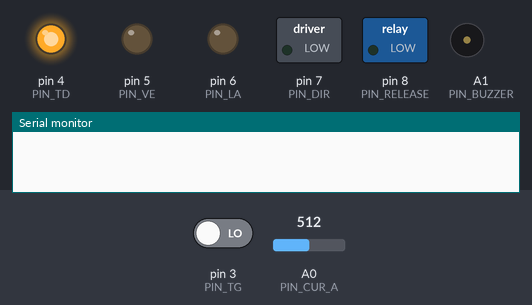
Simulated run of this sketch. Board: Arduino Uno, built with avr-gcc and run on an emulated ATmega328P. On the bench: switched loads named in the sketch (green lamp = pin HIGH), output pins drawn as LEDs (lit = HIGH), buzzer (waves = sounding, pin HIGH), the last lines printed to the serial monitor. The test bench sets the inputs (shaded band); at power-on: pin 3 (PIN_TG) LOW, A0 (PIN_CUR_A) = 512.

Above: at 0.1 s.
At 0.6 s:
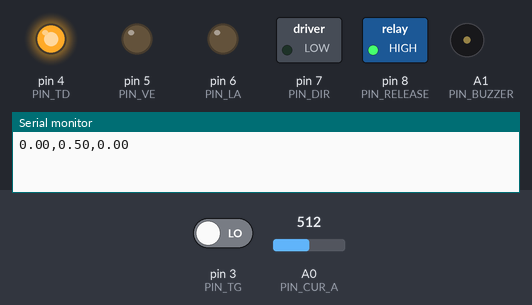
Timing chart, 0 to 3.5 s (numbered marks = the images above):
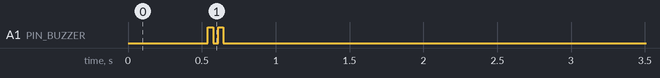

Measured:
- by itself, A1 (PIN_BUZZER): alternates HIGH for 0.03 s and LOW for 0.04 s, 4 changes in all, then stays LOW

The sketch:

BLDC_program.ino
```cpp
#include "communicate.h"
#include "utils.h"
#include "control.h"
#include "routine.h"

COMMU commu;
ROUTINE routine;
extern BEEPER_CONFIG buzzer;
extern MOTOR_STATE motor_state;
extern CONTROL motor;
void setup(){
    // This two init function set pins to safe state,
    // so they should be perform at fast as possible.
    pin_init();
    system_init();

    Serial.begin(9600);

    // Init for can bus module
    commu_init(&commu);
    // Init for motor control parameters
    control_init(&motor);
    // Init for routine(Including report infomation)
    routine_init(&routine);

    // Enable control update ISR
    ISR_enable();

    // Buzzer setting
    utils_beep_init(&buzzer, PIN_BUZZER);
    utils_beep_set(&buzzer, 1, 35, 2);
    motor_key(true, CONF_MOTOR_CW);
}

void loop(){
    // Handle command from communication device
    command_process(&routine, &commu);
    //motor_test(CONTROL_CURRENT);

    // Send velocity infomation back to Center Controller
    motor_info_report(&routine, &commu, &motor_state);

    utils_beep_update(&buzzer);

    // Send debug message
    debug_msg();
}

void motor_test(CONTROL_MODE mode){
    if (mode == CONTROL_CURRENT){
        motor_key(true, CONF_MOTOR_CW);
        control_set_mode(&motor, CONTROL_CURRENT);

        for(float i=0; i<0.6; i+=0.01){
            PIDsetTarget( &(motor.pid_current), i );
            delay(20);
        }
        delay(3000);
        for(float i=0.6; i>0; i-=0.01){
            PIDsetTarget( &(motor.pid_current), i );
            delay(20);
        }
    }
    else if(mode == CONTROL_VELOCITY){
        motor_key(true, CONF_MOTOR_CW);
        for(float i=0; i<25; i+=0.1){
            PIDsetTarget( &(motor.pid_velocity), i );
            delay(2);
        }
        delay(5000);
        for(float i=25; i>0; i-=0.1){
            PIDsetTarget( &(motor.pid_velocity), i );
            delay(2);
        }
    }
    motor_key(false, CONF_MOTOR_CW);
    delay(1000);
}
```

communicate.cpp
```cpp
#include "communicate.h"

#include "Arduino.h"
#include <SPI.h>
#include <mcp2515.h>
#include "definitions.h"

MCP2515 mcp2515(CONF_PIN_CS);

void commu_init(COMMU* const commu){
    // Setup Serial
    #ifdef COMMUNICATE_SERAIL
    Serial.begin(9600);
    commu->start_index = 0;
    commu->end_index = 0;
    #endif
    // Setup CAN BUS
    #ifdef COMMUNICATE_CANBUS
    mcp2515.reset();
    mcp2515.setFilter(MCP2515::RXF0, false, CONF_CENTRAL_CONTROLLER_ID);
    mcp2515.setBitrate(CAN_1000KBPS, MCP_8MHZ);
    mcp2515.setNormalMode();
    #endif
}

/* Detect if there is message coming. */
bool commu_available(COMMU* const commu){
    #ifdef COMMUNICATE_SERAIL
    if(Serial.available()){
        char input = Serial.read();
        if (input == '\n' || input == '\r') return false;
        commu->buffer[commu->end_index] = input;
        commu->end_index = next_index(commu->end_index);
        if(input == STOP_CHAR) return true;
    }
    #endif

    #ifdef COMMUNICATE_CANBUS
    if (mcp2515.readMessage(&(commu->can_msg_reci)) == MCP2515::ERROR_OK){
        return true;
    }
    #endif

    return false;
}

void commu_read(COMMU* const commu, COMMAND* const cmd){
    #ifdef COMMUNICATE_SERAIL
    cmd->mode = commu->buffer[commu->start_index];
    cmd->data.ivalue = 0;
    for (   commu->start_index=next_index(commu->start_index);
            commu->buffer[commu->start_index]!=STOP_CHAR;
            commu->start_index=next_index(commu->start_index)){
        cmd->data.ivalue = 10* cmd->data.ivalue + (commu->buffer[commu->start_index]-'0');
    }
    commu->start_index=next_index(commu->start_index);
    #endif

    #ifdef COMMUNICATE_CANBUS
    uint8_t filter = commu->can_msg_reci.can_id % CONF_ID_OFFSET;
    uint8_t mask = commu->can_msg_reci.can_id >> CONF_ID_OFFSET;
    if (mask == CONF_MOTOR_DRIVER_ID){
        switch(filter){
            case CONF_MODE_CURRENT:
                cmd->mode = CONF_MODE_CURRENT;
                for (int i=0; i<commu->can_msg_reci.can_dlc; i++)
                    cmd->current.array[i] = commu->can_msg_reci.data[i];
                break;
            case CONF_MODE_VELOCITY:
                cmd->mode = CONF_MODE_VELOCITY;
                for (int i=0; i<commu->can_msg_reci.can_dlc; i++)
                    cmd->velocity.array[i] = commu->can_msg_reci.data[i];
                break;
            case CONF_MODE_STOP:
                cmd->mode = CONF_MODE_STOP;
                for (int i=0; i<commu->can_msg_reci.can_dlc; i++)
                    cmd->state.array[i] = commu->can_msg_reci.data[i];
                break;
            case CONF_TERMINATE_ID:
                break;
        }
    }
    #endif
}

#ifdef COMMUNICATE_CANBUS
void commu_send(COMMU* const commu, uint8_t id, COMMU_DATA* const data){
    #ifdef COMMUNICATE_CANBUS
    commu->can_msg_tran.can_id = (CONF_MOTOR_DRIVER_ID<<CONF_ID_OFFSET) + id;
    commu->can_msg_tran.can_dlc = CAN_DATA_LEN;

    for (int i=0; i<CAN_DATA_LEN; i++)
        commu->can_msg_tran.data[i] = data->array[i];
    mcp2515.sendMessage(&(commu->can_msg_tran));
    #endif
}
#endif

void commu_debug(COMMU* const commu, COMMAND *cmd){
    #ifdef COMMUNICATE_SERAIL
    /*
    for (int i=0; i<BUFFER_LENGTH; i++){
        Serial.print(commu->buffer[i]);
        Serial.print(", ");
    }
    Serial.print("\nStart= ");
    Serial.println(commu->start_index);
    Serial.print("End= ");
    Serial.println(commu->end_index);
    */
    Serial.print("Mode=");
    Serial.print(cmd->mode);
    Serial.print(", Data=");
    Serial.println(cmd->data.fvalue);
    #endif
}
```

communicate.h
```cpp
#ifndef COMMUNICATE_H
#define COMMUNICATE_H

#include <Arduino.h>

#include <SPI.h>
#include <mcp2515.h>
#include "definitions.h"

//#define COMMUNICATE_SERAIL
#define COMMUNICATE_CANBUS
#define STOP_CHAR ';'
#define BUFFER_LENGTH 10
#define CAN_DATA_LEN 4      // Not include 'mode' byte

#define next_index(a) ((a) + 1)%BUFFER_LENGTH

typedef struct{
    #ifdef COMMUNICATE_CANBUS
    struct can_frame can_msg_reci;
    struct can_frame can_msg_tran;
    #endif

    #ifdef COMMUNICATE_SERAIL
    uint16_t start_index;
    uint16_t end_index;
    char buffer[BUFFER_LENGTH];
    #endif
} COMMU;

typedef union{
    byte array[CAN_DATA_LEN];
    double fvalue;  // 4 bytes
    long ivalue;    // 4 bytes
} COMMU_DATA;

typedef struct{
    COMMU_DATA velocity;
    COMMU_DATA current;
    COMMU_DATA state;
    uint8_t mode;
} COMMAND;

void commu_init(COMMU* const commu);
void commu_read(COMMU* const commu, COMMAND* const cmd);
void commu_send(COMMU* const commu, uint8_t id, COMMU_DATA* const data);
bool commu_available(COMMU* const commu);
void commu_debug(COMMU* const commu);

#endif
```

control.cpp
```cpp
#include "control.h"
#include "definitions.h"
#include "utils.h"
#include "pid_control.h"
#include "encoder.h"
#include "Arduino.h"

volatile CONTROL motor;
volatile BEEPER_CONFIG buzzer;
volatile MOTOR_STATE motor_state;

void control_init(volatile CONTROL *ctrl){
    //double KP, double KI, double KD, double DT, double upper, double lower, double Decay
    //PID_init(&(ctrl->pid_velocity), 3, 0, 0, CONF_ENCODER_TS, CONF_CURRENT_LIM, -1*CONF_CURRENT_LIM, 0.9);
    //PID_init(&(ctrl->pid_velocity), 5, 10, 0, CONF_CONTROL_CURRENT_DT, CONF_PWM_LIM, -1*CONF_PWM_LIM, 0.9);
    //PID_init(&(ctrl->pid_velocity), 0.01, 0.001, 0, CONF_CONTROL_CURRENT_DT, CONF_PWM_LIM, -1*CONF_PWM_LIM, 0.9);
    ctrl->mode = CONTROL_CURRENT;
    PID_init(&(ctrl->pid_velocity), 0.01, 0.015, 0, CONF_CONTROL_CURRENT_DT, CONF_PWM_LIM, -1*CONF_PWM_LIM, 0.9);
    PID_init(&(ctrl->pid_current),  80, 2, 0, CONF_CONTROL_CURRENT_DT, CONF_PWM_LIM, -1*CONF_PWM_LIM, 0.9);
    ctrl->current_integrator = 0;
    ctrl->current_limitator = 0;
    encoder_init(&(ctrl->enc));
    ctrl->current_counter = 0;
    ctrl->velocity_counter = 0;
}

void control_set_mode(volatile CONTROL *ctrl, CONTROL_MODE mode){
    if (ctrl->mode == mode) return;
    switch (mode){
    case CONTROL_VELOCITY:
        motor_key(true, CONF_MOTOR_CW);
        control_set_current(0);
        PID_reset(&(motor.pid_current));
        break;
    case CONTROL_CURRENT:
        motor_key(true, CONF_MOTOR_CW);
        control_set_speed(0);
        PID_reset(&(motor.pid_velocity));
        break;
    default:
        motor_key(false, CONF_MOTOR_CW);
        control_set_current(0);
        control_set_speed(0);
        PID_reset(&(motor.pid_current));
        PID_reset(&(motor.pid_velocity));
        break;
    }
    ctrl->mode = mode;
}

void control_set_speed(double velocity){
    PIDsetTarget(&(motor.pid_velocity), velocity);
}

void control_set_current(double current){
    PIDsetTarget(&(motor.pid_current), current);
}

void ISR_enable(){
    TCCR2A = 0;
    TCCR2B = 0;
    TCCR2B |= (1<<WGM22);               // CTC mode; Clear Timer on Compare
    TCCR2B |= (1<<CS20) | (1<<CS21);    // Prescaler == 64
    TIMSK2 |= (1 << OCIE2A);            // enable CTC for TIMER1_COMPA_vect
    TCNT2 = 0;
    OCR2A = 125;    // Generate 2kHz ISR event
}

void ISR_disable(){
    TCCR2A = 0;
    TCCR2B = 0;
}

ISR(TIMER2_COMPA_vect){
    encoder_sampling(&(motor.enc));
    motor_state.current = read_current();
    motor_state.velocity = encoder_speed_mt(&(motor.enc));

    if (motor.mode == CONTROL_NONE){
        motor.current_counter = 0;
        motor.velocity_counter = 0;
    }
    // Current control
    else if (motor.mode == CONTROL_CURRENT
        && motor.current_counter > CONF_CONTROL_CURRENT_COUNT){
        motor.current_integrator = PID_update( &(motor.pid_current), motor_state.current );
        motor.current_integrator = constrain(motor.current_integrator, 0, 250);
        /*motor.current_limitator = constrain(CONF_CURRENT_LIM_PARA_A * now_current + CONF_CURRENT_LIM_PARA_B, 0, 1);
        motor.current_integrator *= motor.current_limitator;*/
        write_motor(motor.current_integrator);
        motor.current_counter = 0;
    }
    // Velocity control
    else if (motor.mode == CONTROL_VELOCITY
        && motor.velocity_counter > CONF_CONTROL_VELOCITY_COUNT){
        motor.current_integrator += PID_update( &(motor.pid_velocity), motor_state.velocity );
        motor.current_integrator = constrain(motor.current_integrator, 0, 250);
        //motor.current_limitator = constrain(CONF_CURRENT_LIM_PARA_A * now_current + CONF_CURRENT_LIM_PARA_B, 0, 1);
        //motor.current_integrator *= motor.current_limitator;
        write_motor(motor.current_integrator);
        motor.velocity_counter = 0;
    }
    motor_state.pwm_cmd = motor.current_integrator;
    //double CMD_velocity = PID_update( &(motor.pid_velocity), encoder_speed_mt(&(motor.enc)) );
    //PIDsetTarget( &(motor.pid_current), CMD_velocity );
    motor.current_counter++;
    motor.velocity_counter++;
}
```

control.h
```cpp
#ifndef CONTROL_H
#define CONTROL_H

#include "definitions.h"
#include "utils.h"
#include "pid_control.h"
#include "encoder.h"

typedef enum {
    CONTROL_NONE=0,
    CONTROL_VELOCITY,
    CONTROL_CURRENT
}CONTROL_MODE;

typedef struct{
    volatile CONTROL_MODE mode;
    volatile PID_STRUCT pid_velocity;
    volatile PID_STRUCT pid_current;
    volatile double current_integrator;
    volatile double current_limitator;
    volatile ENCODER enc;
    volatile uint16_t current_counter;
    volatile uint16_t velocity_counter;
} CONTROL;

typedef struct{
    volatile double velocity;
    volatile double current;
    volatile double pwm_cmd;
} MOTOR_STATE;

void control_init(volatile CONTROL *ctrl);
void control_set_mode(volatile CONTROL *ctrl, CONTROL_MODE mode);
void control_set_speed(double velocity);
void control_set_current(double current);
void ISR_enable();
void ISR_disable();

#endif
```

definitions.h
```cpp
#ifndef DEF_H
#define DEF_H

/* ---- OUTPUT ---- */
#define PIN_LA 6
#define PIN_VE 5
#define PIN_TD 4
#define PIN_DIR 7
#define PIN_RELEASE 8
#define PIN_BUZZER A1

/* ---- INPUT ---- */
#define PIN_REV 2
#define PIN_TG 3
#define PIN_A A2
#define PIN_B A3
#define PIN_Z A5
#define PIN_CUR_A A0
#define PIN_CUR_B A4

/* ---- CONFIGURATION ---- */
#define CONF_DEAD_TIME true      // true for 3.8 us, false for 2.6 us
#define CONF_MOTOT_DIR true      // inverse motor direction
#define CONF_LEAD_ANGLE 0        // range from 0 to 58 degree
#define CONF_MOTOR_CW true
#define CONF_MOTOR_CCW false

//#define CONF_PID_D_ENABLE

#define CONF_PWM_LIM 150    // upper and lower bound of velocity pwm out
#define CONF_VELOCITY_RATIO      // omega = ratio * encoder
#define CONF_OMEGA_LIM 1000      // motor angular velocity limit

#define CONF_CURRENT_RATIO 1     // current(A) = ratio * analog read
#define CONF_CURRENT_FILTER_DECAY 0.9
#define CONF_CURRENT_BASELINE 509   // Value for zero current

#define CONF_CURRENT_THRESHOLD 0.01     // If current lower than this, shut it down
#define CONF_VELOCITY_THRESHOLD 0.01    // If velocity lower than this, shut it down

#define CONF_CURRENT_LIM 0.5
#define CONF_CURRENT_LIM_START 1    // current limit in ampere
#define CONF_CURRENT_LIM_END 1.5      // current limit in ampere
#define CONF_CURRENT_LIM_PARA_A -2    // Use a line to generate a 0~1 decay number
#define CONF_CURRENT_LIM_PARA_B 3     // A=-5=-1/(0.6-0.4), B=3=-A*0.6

#define CONF_ENCODER_RESOLUTION 50.0    // 0.05 rotation/step * 1000 s/ms
#define CONF_ENCODER_TP 0.5      // 500 us, sampling with 2kHz
#define CONF_ENCODER_TS 100      // 50 ms, approximate speed with 10Hz
#define CONF_ENCODER_TS_COUNT 200// 100 ms / 500 us, approximate speed with 10Hz

#define CONF_CONTROL_CURRENT_DT  1   // current feedback loop 1 ms
#define CONF_CONTROL_CURRENT_COUNT  2  // 2 * 500 us = 1 ms
#define CONF_CONTROL_VELOCITY_DT  1  // velocity feedback loop 1 ms
#define CONF_CONTROL_VELOCITY_COUNT 2  // 2 * 500 us = 1 ms

/* ---- CAN COMMUNICATION ---- */
#define CONF_ID_OFFSET 4

#define CONF_MODE_CURRENT 0   // current, drive motor to specific current
#define CONF_MODE_VELOCITY 1  // velocity, drive motor to specific speed
#define CONF_MODE_STOP  2   // stop, stop and release motor
#define CONF_TERMINATE_ID 3

typedef enum {MOTOR_RESET=0, MOTOR_STANBY} DRIVER_STATE;

/* ---- CAN BUS SPI ---- */
#define CONF_CENTRAL_CONTROLLER_ID 1
#define CONF_MOTOR_DRIVER_ID 2
#define CONF_NAVIGATOR_ID 3
#define CONF_PIN_CS 10

/* Routine configurateion */
#define CONF_REPORT_INTERVAL 5 // ms
#define CONF_DEBUG_REPORT_INTERVAL 100  // ms
#endif
```

encoder.cpp
```cpp
#include "encoder.h"
#include "Arduino.h"
#include "definitions.h"
#include "utils.h"

void encoder_init(volatile ENCODER* enc){
    enc->position = 0;
    enc->speed = 0;
    enc->step_counter = 0;
}

/* Encoder update frequency = 2kHz */

void encoder_sampling(volatile ENCODER* enc){
    static bool pre_state = false;
    static bool now_state = false;
    now_state = digitalRead(PIN_TG);
    if ( now_state != pre_state ){
    //if ( pre_state == false && now_state == true ){
        enc->position += 1;
        /*
        if ( digitalRead(PIN_REV) == CONF_MOTOT_DIR )
            enc->position += 1;
        else
            enc->position -= 1;
        */
        pre_state = now_state;
        if ( enc->step_counter > CONF_ENCODER_TS_COUNT ){
            // Already a Ts (100ms)
            enc->speed = CONF_ENCODER_RESOLUTION * enc->position / (CONF_ENCODER_TP * enc->step_counter);
            enc->step_counter = 0;
            enc->position = 0;
        }
    }
    if (enc->step_counter < 8000)
        enc->step_counter++;
}

double encoder_speed_mt(volatile ENCODER* enc){
    static double filter = 0.5;
    // speed = [rotation / s]
    if ( enc->step_counter > CONF_ENCODER_TS_COUNT ){
        enc->speed = CONF_ENCODER_RESOLUTION * enc->position / (CONF_ENCODER_TP * enc->step_counter);
    //if ( fabs(enc->speed)<10*filter )
        filter = filter * 0.9 + enc->speed * 0.1;
    }
    return filter;
}
```

encoder.h
```cpp
#ifndef ENCODER_H
#define ENCODER_H
#include "utils.h"

typedef struct{
    int32_t position;
    uint16_t step_counter;
    double speed;
} ENCODER;

void encoder_init(volatile ENCODER* enc);

/* Encoder sampling updater, calculate absolute position
 * , excute this function with timer ISR */
void encoder_sampling(volatile ENCODER* enc);

/* Approximate speed with M/T method */
double encoder_speed_mt(volatile ENCODER* enc);
#endif
```

pid_control.cpp
```cpp
#include "pid_control.h"

double inline boundLimit(double input, const double upper, const double lower){
  return ( input > upper ) ? upper : (( input < lower ) ? lower : input);
}

int16_t inline boundLimitInt(int16_t input, const int16_t upper, const int16_t lower){
  return ( input > upper ) ? upper : (( input < lower ) ? lower : input);
}

void PIDsetTarget(volatile PID_STRUCT *pid_t, double target){
  pid_t->cmd = target;
}

void PID_init(volatile PID_STRUCT *pid_t, double KP, double KI, double KD, double DT, double upper, double lower, double Decay){
  pid_t->kp = KP;
  pid_t->ki = KI;
  pid_t->kd = KD;
  pid_t->dt = DT;             // In millisecond
  pid_t->decayRatio = Decay;  // 0~1
  pid_t->upperBound = upper;
  pid_t->lowerBound = lower;
  pid_t->intergral  = 0;
  pid_t->derivative = 0;
  pid_t->cmd = 0;
}

double PID_update(volatile PID_STRUCT *pid_t, double current){
  // Calculate Error gain
  static double G_out = 0;
  static double I_out = 0;
  static double D_out = 0;

  pid_t->error = pid_t->cmd - current;
  G_out = pid_t->kp * pid_t->error;

  // Calculate Intergral
  pid_t->intergral = pid_t->intergral + pid_t->error*pid_t->dt/1000.0;
  pid_t->intergral = constrain(pid_t->intergral, pid_t->lowerBound, pid_t->upperBound);
  I_out = pid_t->ki * pid_t->intergral;

  #ifdef CONF_PID_D_ENABLE
  // Calculate Differential
  pid_t->derivative = 1000 * (pid_t->error - pid_t->pre_error) / pid_t->dt;
  D_out = pid_t->kd * pid_t->derivative;
  pid_t->derivative *= pid_t->decayRatio;
  #endif

  // Calculate output
  pid_t->output = constrain( G_out + I_out + D_out, pid_t->lowerBound, pid_t->upperBound);
  //pid_t->output = boundLimit( G_out + I_out + D_out, pid_t->upperBound, pid_t->lowerBound);//, pid_t->upperBound, pid_t->lowerBound);

  return pid_t->output;
}

void PID_reset(volatile PID_STRUCT *pid_t){
  pid_t->error = 0;
  pid_t->pre_error = 0;
  pid_t->intergral = 0;
  pid_t->derivative = 0;
  pid_t->output = 0;
}
```

Source omitted: pid_control.h (879 bytes), routine.cpp (2902 bytes), routine.h (421 bytes), utils.cpp (2803 bytes), utils.h (711 bytes)
